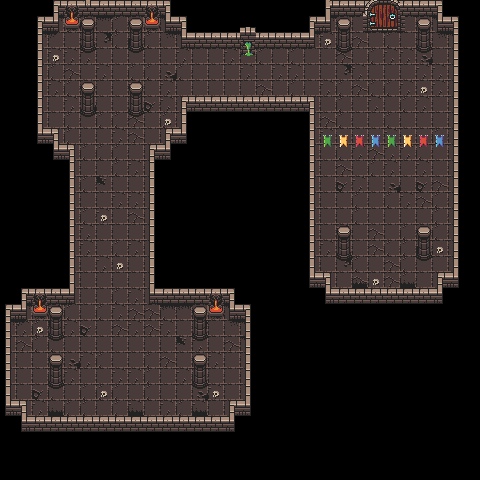

Below is a game level as drawn by its tile map, then a one-line description and the .tmx file that defines it, in full:
An orthogonal 30x30 tile map with 16x16 px tiles, 3 tile layers (floor, wall, decor), 3 tilesets.

<map version="1.10" tiledversion="1.11.0" orientation="orthogonal" renderorder="right-down" width="30" height="30" tilewidth="16" tileheight="16" infinite="0" nextlayerid="4" nextobjectid="1">
 <editorsettings>
  <export target="../public/tilemaps/level-01.json" format="json" />
 </editorsettings>
 <tileset firstgid="1" name="floors" tilewidth="16" tileheight="16" tilecount="49" columns="7">
  <image source="../public/tilemaps/atlas_floor-16x16.png" width="112" height="112" />
  <tile id="1" probability="0.25" />
  <tile id="2" probability="0.5" />
  <tile id="7" probability="0.005" />
  <tile id="8" probability="0.5" />
  <tile id="9" probability="0.005" />
  <tile id="14" probability="0.005" />
  <tile id="15" probability="0.005" />
 </tileset>
 <tileset firstgid="50" name="low walls" tilewidth="16" tileheight="16" tilecount="48" columns="12">
  <image source="../public/tilemaps/atlas_walls_low-16x16.png" width="192" height="64" />
  <tile id="0">
   <properties>
    <property name="collides" type="bool" value="true" />
   </properties>
  </tile>
  <tile id="1">
   <properties>
    <property name="collides" type="bool" value="true" />
   </properties>
  </tile>
  <tile id="2">
   <properties>
    <property name="collides" type="bool" value="true" />
   </properties>
  </tile>
  <tile id="3">
   <properties>
    <property name="collides" type="bool" value="true" />
   </properties>
  </tile>
  <tile id="4">
   <properties>
    <property name="collides" type="bool" value="true" />
   </properties>
  </tile>
  <tile id="5">
   <properties>
    <property name="collides" type="bool" value="true" />
   </properties>
  </tile>
  <tile id="6">
   <properties>
    <property name="collides" type="bool" value="true" />
   </properties>
  </tile>
  <tile id="7">
   <properties>
    <property name="collides" type="bool" value="true" />
   </properties>
  </tile>
  <tile id="8">
   <properties>
    <property name="collides" type="bool" value="true" />
   </properties>
  </tile>
  <tile id="9">
   <properties>
    <property name="collides" type="bool" value="true" />
   </properties>
  </tile>
  <tile id="10">
   <properties>
    <property name="collides" type="bool" value="true" />
   </properties>
  </tile>
  <tile id="11">
   <properties>
    <property name="collides" type="bool" value="true" />
   </properties>
  </tile>
  <tile id="12">
   <properties>
    <property name="collides" type="bool" value="true" />
   </properties>
  </tile>
  <tile id="13">
   <properties>
    <property name="collides" type="bool" value="true" />
   </properties>
  </tile>
  <tile id="14">
   <properties>
    <property name="collides" type="bool" value="true" />
   </properties>
  </tile>
  <tile id="15">
   <properties>
    <property name="collides" type="bool" value="true" />
   </properties>
  </tile>
  <tile id="16">
   <properties>
    <property name="collides" type="bool" value="true" />
   </properties>
  </tile>
  <tile id="17">
   <properties>
    <property name="collides" type="bool" value="true" />
   </properties>
  </tile>
  <tile id="18">
   <properties>
    <property name="collides" type="bool" value="true" />
   </properties>
  </tile>
  <tile id="19">
   <properties>
    <property name="collides" type="bool" value="true" />
   </properties>
  </tile>
  <tile id="20">
   <properties>
    <property name="collides" type="bool" value="true" />
   </properties>
  </tile>
  <tile id="21">
   <properties>
    <property name="collides" type="bool" value="true" />
   </properties>
  </tile>
  <tile id="22">
   <properties>
    <property name="collides" type="bool" value="true" />
   </properties>
  </tile>
  <tile id="23">
   <properties>
    <property name="collides" type="bool" value="true" />
   </properties>
  </tile>
  <tile id="24">
   <properties>
    <property name="collides" type="bool" value="true" />
   </properties>
  </tile>
  <tile id="25">
   <properties>
    <property name="collides" type="bool" value="true" />
   </properties>
  </tile>
  <tile id="26">
   <properties>
    <property name="collides" type="bool" value="true" />
   </properties>
  </tile>
  <tile id="27">
   <properties>
    <property name="collides" type="bool" value="true" />
   </properties>
  </tile>
  <tile id="28">
   <properties>
    <property name="collides" type="bool" value="true" />
   </properties>
  </tile>
  <tile id="29">
   <properties>
    <property name="collides" type="bool" value="true" />
   </properties>
  </tile>
  <tile id="30">
   <properties>
    <property name="collides" type="bool" value="true" />
   </properties>
  </tile>
  <tile id="31">
   <properties>
    <property name="collides" type="bool" value="true" />
   </properties>
  </tile>
  <tile id="32">
   <properties>
    <property name="collides" type="bool" value="true" />
   </properties>
  </tile>
  <tile id="33">
   <properties>
    <property name="collides" type="bool" value="true" />
   </properties>
  </tile>
  <tile id="34">
   <properties>
    <property name="collides" type="bool" value="true" />
   </properties>
  </tile>
  <tile id="35">
   <properties>
    <property name="collides" type="bool" value="true" />
   </properties>
  </tile>
  <tile id="36">
   <properties>
    <property name="collides" type="bool" value="true" />
   </properties>
  </tile>
  <tile id="37">
   <properties>
    <property name="collides" type="bool" value="true" />
   </properties>
  </tile>
  <tile id="38">
   <properties>
    <property name="collides" type="bool" value="true" />
   </properties>
  </tile>
  <tile id="39">
   <properties>
    <property name="collides" type="bool" value="true" />
   </properties>
  </tile>
  <tile id="40">
   <properties>
    <property name="collides" type="bool" value="true" />
   </properties>
  </tile>
  <tile id="41">
   <properties>
    <property name="collides" type="bool" value="true" />
   </properties>
  </tile>
  <tile id="42">
   <properties>
    <property name="collides" type="bool" value="true" />
   </properties>
  </tile>
  <tile id="43">
   <properties>
    <property name="collides" type="bool" value="true" />
   </properties>
  </tile>
  <tile id="44">
   <properties>
    <property name="collides" type="bool" value="true" />
   </properties>
  </tile>
  <tile id="45">
   <properties>
    <property name="collides" type="bool" value="true" />
   </properties>
  </tile>
  <tile id="46">
   <properties>
    <property name="collides" type="bool" value="true" />
   </properties>
  </tile>
  <tile id="47">
   <properties>
    <property name="collides" type="bool" value="true" />
   </properties>
  </tile>
  <wangsets>
   <wangset name="Unnamed Set" type="edge" tile="-1">
    <wangcolor name="" color="#ff0000" tile="-1" probability="1" />
    <wangtile tileid="0" wangid="0,0,0,0,1,0,0,0" />
    <wangtile tileid="1" wangid="0,0,1,0,1,0,0,0" />
    <wangtile tileid="2" wangid="0,0,1,0,1,0,1,0" />
    <wangtile tileid="3" wangid="0,0,0,0,1,0,1,0" />
    <wangtile tileid="12" wangid="1,0,0,0,1,0,0,0" />
    <wangtile tileid="13" wangid="1,0,1,0,1,0,0,0" />
    <wangtile tileid="14" wangid="1,0,1,0,1,0,1,0" />
    <wangtile tileid="15" wangid="1,0,0,0,1,0,1,0" />
    <wangtile tileid="24" wangid="1,0,0,0,0,0,0,0" />
    <wangtile tileid="25" wangid="1,0,1,0,0,0,0,0" />
    <wangtile tileid="26" wangid="1,0,1,0,0,0,1,0" />
    <wangtile tileid="27" wangid="1,0,0,0,0,0,1,0" />
    <wangtile tileid="37" wangid="0,0,1,0,0,0,0,0" />
    <wangtile tileid="38" wangid="0,0,1,0,0,0,1,0" />
    <wangtile tileid="39" wangid="0,0,0,0,0,0,1,0" />
   </wangset>
  </wangsets>
 </tileset>
 <tileset firstgid="98" name="high walls" tilewidth="16" tileheight="16" tilecount="192" columns="24">
  <image source="../public/tilemaps/atlas_walls_high-16x32.png" width="384" height="128" />
  <tile id="12">
   <animation>
    <frame tileid="12" duration="100" />
    <frame tileid="13" duration="100" />
    <frame tileid="14" duration="100" />
   </animation>
  </tile>
  <tile id="36">
   <animation>
    <frame tileid="36" duration="100" />
    <frame tileid="37" duration="100" />
    <frame tileid="38" duration="100" />
   </animation>
  </tile>
  <tile id="39">
   <animation>
    <frame tileid="39" duration="100" />
    <frame tileid="40" duration="100" />
   </animation>
  </tile>
  <tile id="108">
   <animation>
    <frame tileid="108" duration="100" />
    <frame tileid="109" duration="100" />
    <frame tileid="110" duration="100" />
   </animation>
  </tile>
  <tile id="132">
   <animation>
    <frame tileid="132" duration="100" />
    <frame tileid="133" duration="100" />
    <frame tileid="134" duration="100" />
   </animation>
  </tile>
 </tileset>
 <layer id="2" name="floor" width="30" height="30" offsetx="-4.26326e-14" offsety="-4.08562e-14">
  <data encoding="csv">
0,0,0,0,0,0,110,0,0,0,0,0,0,0,0,0,0,0,0,0,0,0,0,0,0,0,0,0,0,0,
0,0,0,47,9,9,1,9,2,9,48,0,0,0,0,0,0,0,0,0,47,1,1,3,3,1,1,48,0,0,
0,0,47,1,1,2,15,9,8,9,1,48,0,0,0,271,0,0,0,47,3,1,2,1,9,1,2,1,48,0,
0,0,40,3,3,3,1,1,1,1,1,3,1,1,3,1,9,1,9,1,1,2,1,9,3,3,10,1,41,0,
0,0,40,9,2,1,3,1,9,9,10,9,1,1,1,3,1,3,3,1,1,15,3,1,1,1,3,3,41,0,
0,0,40,3,9,1,1,1,3,1,3,1,1,1,1,1,2,1,9,1,3,9,2,9,9,3,1,3,41,0,
0,0,40,1,3,10,1,1,1,8,3,41,0,0,0,0,0,0,0,40,1,9,1,3,1,9,3,1,41,0,
0,0,40,1,9,1,9,9,2,1,9,41,0,0,0,0,0,0,0,40,2,9,1,1,9,1,1,1,41,0,
0,0,0,40,9,1,1,3,2,1,41,41,0,0,0,0,0,0,0,40,3,1,1,1,3,1,1,9,41,0,
0,0,0,0,40,9,9,9,1,41,0,0,0,0,0,0,0,0,0,40,1,9,3,2,3,3,9,1,41,0,
0,0,0,0,40,1,1,9,3,41,0,0,0,0,0,0,0,0,0,40,1,2,1,9,3,1,3,1,41,0,
0,0,0,0,40,9,16,1,1,41,0,0,0,0,0,0,0,0,0,40,1,8,3,1,10,1,8,2,41,0,
0,0,0,0,40,1,1,3,3,41,0,0,0,0,0,0,0,0,0,40,1,1,9,1,9,3,2,9,41,0,
0,0,0,0,40,9,3,1,2,41,0,0,0,0,0,0,0,0,0,40,1,1,9,1,1,1,1,9,41,0,
0,0,0,0,40,3,1,1,1,41,0,0,0,0,0,0,0,0,0,40,1,3,1,2,1,9,1,9,41,0,
0,0,0,0,40,3,1,9,3,41,0,0,0,0,0,0,0,0,0,40,3,1,1,2,9,9,8,1,41,0,
0,0,0,0,40,1,3,1,1,41,0,0,0,0,0,0,0,0,0,40,1,15,9,1,2,9,1,1,41,0,
0,0,0,0,40,1,1,1,1,41,0,0,0,0,0,0,0,0,0,0,40,1,2,1,2,9,1,41,0,0,
0,0,0,0,40,1,1,9,3,41,0,0,0,0,0,0,0,0,0,0,0,0,0,0,0,0,0,0,0,0,
0,47,3,3,9,1,9,3,2,2,9,1,1,1,48,0,0,0,0,0,0,0,0,0,0,0,0,0,0,0,
47,3,9,16,3,8,1,2,3,2,3,1,15,1,1,48,0,0,0,0,0,0,0,0,0,0,0,0,0,0,
40,2,9,9,1,1,1,1,1,1,1,16,3,1,2,48,0,0,0,0,0,0,0,0,0,0,0,0,0,0,
40,1,1,1,10,3,9,1,1,9,2,1,1,3,1,41,0,0,0,0,0,0,0,0,0,0,0,0,0,0,
40,1,1,9,3,1,1,3,3,9,1,3,9,1,1,41,0,0,0,0,0,0,0,0,0,0,0,0,0,0,
40,1,8,9,1,9,9,9,1,9,1,1,10,3,1,41,0,0,0,0,0,0,0,0,0,0,0,0,0,0,
0,40,3,1,9,9,1,9,3,1,3,9,3,1,41,0,0,0,0,0,0,0,0,0,0,0,0,0,0,0,
0,0,0,0,0,0,0,0,0,0,0,0,0,0,0,0,0,0,0,0,0,0,0,0,0,0,0,0,0,0,
0,0,0,0,0,0,0,0,0,0,0,0,0,0,0,0,0,0,0,0,0,0,0,0,0,0,0,0,0,0,
0,0,0,0,0,0,0,0,0,0,0,0,0,0,0,0,0,0,0,0,0,0,0,0,0,0,0,0,0,0,
0,0,0,0,0,0,0,0,0,0,0,0,0,0,0,0,0,0,0,0,0,0,0,0,0,0,0,0,0,0
</data>
 </layer>
 <layer id="3" name="wall" width="30" height="30">
  <data encoding="csv">
0,0,0,51,88,76,88,88,88,88,53,0,0,0,0,0,0,0,0,0,63,88,88,88,88,88,88,53,0,0,
0,0,51,77,0,0,0,0,0,0,75,53,0,0,0,107,0,0,0,51,77,0,0,0,0,0,0,75,53,0,
0,0,62,0,0,0,0,0,0,0,0,75,88,88,88,271,88,88,88,77,0,0,0,0,0,0,0,0,62,0,
0,0,62,0,0,0,0,0,0,0,0,0,0,0,0,0,0,0,0,0,0,0,0,0,0,0,0,0,62,0,
0,0,62,0,0,0,0,0,0,0,0,0,0,0,0,0,0,0,0,0,0,0,0,0,0,0,0,0,62,0,
0,0,62,0,0,0,0,0,0,0,0,0,0,0,0,0,0,0,0,0,0,0,0,0,0,0,0,0,62,0,
0,0,62,0,0,0,0,0,0,0,0,51,88,88,88,88,88,88,88,53,0,0,0,0,0,0,0,0,62,0,
0,0,62,0,0,0,0,0,0,0,0,62,0,0,0,0,0,0,0,62,0,0,0,0,0,0,0,0,62,0,
0,0,75,53,0,0,0,0,0,0,51,77,0,0,0,0,0,0,0,62,0,0,0,0,0,0,0,0,62,0,
0,0,0,75,53,0,0,0,0,51,77,0,0,0,0,0,0,0,0,62,0,0,0,0,0,0,0,0,62,0,
0,0,0,0,62,0,0,0,0,62,0,0,0,0,0,0,0,0,0,62,0,0,0,0,0,0,0,0,62,0,
0,0,0,0,62,0,0,0,0,62,0,0,0,0,0,0,0,0,0,62,0,0,0,0,0,0,0,0,62,0,
0,0,0,0,62,0,0,0,0,62,0,0,0,0,0,0,0,0,0,62,0,0,0,0,0,0,0,0,62,0,
0,0,0,0,62,0,0,0,0,62,0,0,0,0,0,0,0,0,0,62,0,0,0,0,0,0,0,0,62,0,
0,0,0,0,62,0,0,0,0,62,0,0,0,0,0,0,0,0,0,62,0,0,0,0,0,0,0,0,62,0,
0,0,0,0,62,0,0,0,0,62,0,0,0,0,0,0,0,0,0,62,0,0,0,0,0,0,0,0,62,0,
0,0,0,0,62,0,0,0,0,62,0,0,0,0,0,0,0,0,0,62,0,0,0,0,0,0,0,0,62,0,
0,0,0,0,62,0,0,0,0,62,0,0,0,0,0,0,0,0,0,75,53,0,0,0,0,0,0,51,77,0,
0,51,88,88,77,0,0,0,0,75,88,88,88,88,53,0,0,0,0,0,75,88,88,88,88,88,88,77,0,0,
51,77,0,0,0,0,0,0,0,0,0,0,0,0,75,53,0,0,0,0,0,0,0,0,0,0,0,0,0,0,
62,0,0,0,0,0,0,0,0,0,0,0,0,0,0,62,0,0,0,0,0,0,0,0,0,0,0,0,0,0,
62,0,0,0,0,0,0,0,0,0,0,0,0,0,0,62,0,0,0,0,0,0,0,0,0,0,0,0,0,0,
62,0,0,0,0,0,0,0,0,0,0,0,0,0,0,62,0,0,0,0,0,0,0,0,0,0,0,0,0,0,
62,0,0,0,0,0,0,0,0,0,0,0,0,0,0,62,0,0,0,0,0,0,0,0,0,0,0,0,0,0,
62,0,0,0,0,0,0,0,0,0,0,0,0,0,0,62,0,0,0,0,0,0,0,0,0,0,0,0,0,0,
75,53,0,0,0,0,0,0,0,0,0,0,0,0,51,77,0,0,0,0,0,0,0,0,0,0,0,0,0,0,
0,75,88,88,88,88,88,88,88,88,88,88,88,88,77,0,0,0,0,0,0,0,0,0,0,0,0,0,0,0,
0,0,0,0,0,0,0,0,0,0,0,0,0,0,0,0,0,0,0,0,0,0,0,0,0,0,0,0,0,0,
0,0,0,0,0,0,0,0,0,0,0,0,0,0,0,0,0,0,0,0,0,0,0,0,0,0,0,0,0,0,
0,0,0,0,0,0,0,0,0,0,0,0,0,0,0,0,0,0,0,0,0,0,0,0,0,0,0,0,0,0
</data>
 </layer>
 <layer id="1" name="decor" width="30" height="30">
  <data encoding="csv">
0,0,0,0,110,0,0,0,0,110,0,0,0,0,0,0,0,0,0,0,0,0,258,259,260,0,0,0,0,0,
0,0,0,0,134,233,5,0,233,134,0,0,0,0,0,0,0,0,0,0,0,233,282,283,284,285,233,0,0,0,
0,0,0,7,0,257,0,0,257,0,4,0,0,0,0,113,0,0,0,0,37,257,0,0,0,0,257,4,0,0,
0,0,0,37,0,281,0,0,281,0,0,0,0,0,0,137,0,0,0,0,0,281,0,0,0,0,281,0,0,0,
0,0,0,0,0,0,0,0,0,0,0,0,0,0,0,0,0,0,0,0,0,0,0,0,0,0,0,0,0,0,
0,0,0,0,0,233,0,0,233,0,0,0,0,0,0,0,0,0,0,0,0,0,0,0,0,0,37,0,0,0,
0,0,0,0,0,257,0,0,257,0,0,0,0,0,0,0,0,0,0,0,0,0,0,0,0,0,0,0,0,0,
0,0,0,0,0,281,0,0,281,0,37,0,0,0,0,0,0,0,0,0,0,0,0,0,0,0,0,0,0,0,
0,0,0,0,0,0,0,0,0,0,0,0,0,0,0,0,0,0,0,0,161,162,163,164,161,162,163,164,0,0,
0,0,0,0,0,0,0,0,0,0,0,0,0,0,0,0,0,0,0,0,185,186,187,188,185,186,187,188,0,0,
0,0,0,0,0,0,0,0,0,0,0,0,0,0,0,0,0,0,0,0,0,0,0,0,0,0,0,0,0,0,
0,0,0,0,0,0,0,0,0,0,0,0,0,0,0,0,0,0,0,0,0,0,0,0,0,0,0,0,0,0,
0,0,0,0,0,0,0,0,0,0,0,0,0,0,0,0,0,0,0,0,0,0,0,0,0,0,0,0,0,0,
0,0,0,0,0,0,37,0,0,0,0,0,0,0,0,0,0,0,0,0,0,0,0,0,0,0,0,0,0,0,
0,0,0,0,0,0,0,0,0,0,0,0,0,0,0,0,0,0,0,0,0,233,0,0,0,0,233,0,0,0,
0,0,0,0,0,0,0,0,0,0,0,0,0,0,0,0,0,0,0,0,0,257,0,0,0,0,257,37,0,0,
0,0,0,0,0,0,0,37,0,0,0,0,0,0,0,0,0,0,0,0,0,281,0,0,0,0,281,0,0,0,
0,0,0,0,0,0,0,0,0,0,0,0,0,0,0,0,0,0,0,0,0,0,28,37,0,28,0,0,0,0,
0,0,110,0,0,0,0,0,0,0,0,0,0,110,0,0,0,0,0,0,0,0,0,0,0,0,0,0,0,0,
0,0,134,233,0,0,0,0,0,0,6,6,233,134,0,0,0,0,0,0,0,0,0,0,0,0,0,0,0,0,
0,7,37,257,0,0,0,0,0,0,0,0,257,0,4,0,0,0,0,0,0,0,0,0,0,0,0,0,0,0,
0,0,0,281,0,0,0,0,0,0,0,0,281,0,0,0,0,0,0,0,0,0,0,0,0,0,0,0,0,0,
0,0,0,233,0,0,0,0,0,0,0,0,233,0,0,0,0,0,0,0,0,0,0,0,0,0,0,0,0,0,
0,0,0,257,0,0,0,0,0,0,0,0,257,0,0,0,0,0,0,0,0,0,0,0,0,0,0,0,0,0,
0,0,0,281,0,0,37,0,0,0,0,0,281,37,0,0,0,0,0,0,0,0,0,0,0,0,0,0,0,0,
0,0,0,28,0,0,0,0,28,0,0,0,28,0,0,0,0,0,0,0,0,0,0,0,0,0,0,0,0,0,
0,0,0,0,0,0,0,0,0,0,0,0,0,0,0,0,0,0,0,0,0,0,0,0,0,0,0,0,0,0,
0,0,0,0,0,0,0,0,0,0,0,0,0,0,0,0,0,0,0,0,0,0,0,0,0,0,0,0,0,0,
0,0,0,0,0,0,0,0,0,0,0,0,0,0,0,0,0,0,0,0,0,0,0,0,0,0,0,0,0,0,
0,0,0,0,0,0,0,0,0,0,0,0,0,0,0,0,0,0,0,0,0,0,0,0,0,0,0,0,0,0
</data>
 </layer>
</map>
